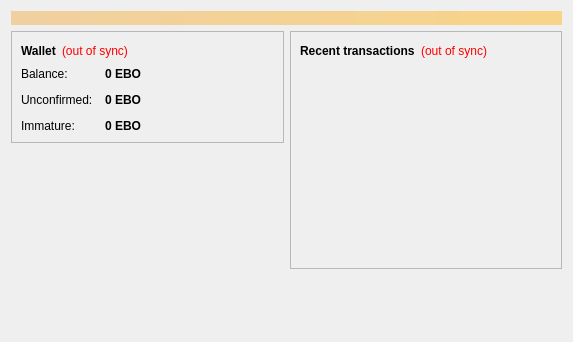
<?xml version="1.0" encoding="UTF-8"?>
<ui version="4.0">
 <class>OverviewPage</class>
 <widget class="QWidget" name="OverviewPage">
  <property name="geometry">
   <rect>
    <x>0</x>
    <y>0</y>
    <width>573</width>
    <height>342</height>
   </rect>
  </property>
  <property name="windowTitle">
   <string>Form</string>
  </property>
  <layout class="QVBoxLayout" name="topLayout">
   <item>
    <widget class="QLabel" name="labelAlerts">
     <property name="visible">
      <bool>false</bool>
     </property>
     <property name="styleSheet">
      <string notr="true">background-color: qlineargradient(x1: 0, y1: 0, x2: 1, y2: 0, stop:0 #F0D0A0, stop:1 #F8D488); color:#000000;</string>
     </property>
     <property name="wordWrap">
      <bool>true</bool>
     </property>
     <property name="margin">
      <number>3</number>
     </property>
    </widget>
   </item>
   <item>
    <layout class="QHBoxLayout" name="horizontalLayout" stretch="1,1">
     <item>
      <layout class="QVBoxLayout" name="verticalLayout_2">
       <item>
        <widget class="QFrame" name="frame">
         <property name="frameShape">
          <enum>QFrame::StyledPanel</enum>
         </property>
         <property name="frameShadow">
          <enum>QFrame::Raised</enum>
         </property>
         <layout class="QVBoxLayout" name="verticalLayout_4">
          <item>
           <layout class="QHBoxLayout" name="horizontalLayout_4">
            <item>
             <widget class="QLabel" name="label_5">
              <property name="font">
               <font>
                <weight>75</weight>
                <bold>true</bold>
               </font>
              </property>
              <property name="text">
               <string>Wallet</string>
              </property>
             </widget>
            </item>
            <item>
             <widget class="QLabel" name="labelWalletStatus">
              <property name="toolTip">
               <string>The displayed information may be out of date. Your wallet automatically synchronizes with the Ebocoin network after a connection is established, but this process has not completed yet.</string>
              </property>
              <property name="styleSheet">
               <string notr="true">QLabel { color: red; }</string>
              </property>
              <property name="text">
               <string notr="true">(out of sync)</string>
              </property>
              <property name="alignment">
               <set>Qt::AlignLeading|Qt::AlignLeft|Qt::AlignVCenter</set>
              </property>
             </widget>
            </item>
            <item>
             <spacer name="horizontalSpacer_2">
              <property name="orientation">
               <enum>Qt::Horizontal</enum>
              </property>
              <property name="sizeHint" stdset="0">
               <size>
                <width>40</width>
                <height>20</height>
               </size>
              </property>
             </spacer>
            </item>
           </layout>
          </item>
          <item>
           <layout class="QFormLayout" name="formLayout_2">
            <property name="fieldGrowthPolicy">
             <enum>QFormLayout::AllNonFixedFieldsGrow</enum>
            </property>
            <property name="horizontalSpacing">
             <number>12</number>
            </property>
            <property name="verticalSpacing">
             <number>12</number>
            </property>
            <item row="0" column="0">
             <widget class="QLabel" name="label">
              <property name="text">
               <string>Balance:</string>
              </property>
             </widget>
            </item>
            <item row="0" column="1">
             <widget class="QLabel" name="labelBalance">
              <property name="font">
               <font>
                <weight>75</weight>
                <bold>true</bold>
               </font>
              </property>
              <property name="cursor">
               <cursorShape>IBeamCursor</cursorShape>
              </property>
              <property name="toolTip">
               <string>Your current balance</string>
              </property>
              <property name="text">
               <string notr="true">0 EBO</string>
              </property>
              <property name="textInteractionFlags">
               <set>Qt::LinksAccessibleByMouse|Qt::TextSelectableByKeyboard|Qt::TextSelectableByMouse</set>
              </property>
             </widget>
            </item>
            <item row="1" column="0">
             <widget class="QLabel" name="label_3">
              <property name="text">
               <string>Unconfirmed:</string>
              </property>
             </widget>
            </item>
            <item row="1" column="1">
             <widget class="QLabel" name="labelUnconfirmed">
              <property name="font">
               <font>
                <weight>75</weight>
                <bold>true</bold>
               </font>
              </property>
              <property name="cursor">
               <cursorShape>IBeamCursor</cursorShape>
              </property>
              <property name="toolTip">
               <string>Total of transactions that have yet to be confirmed, and do not yet count toward the current balance</string>
              </property>
              <property name="text">
               <string notr="true">0 EBO</string>
              </property>
              <property name="textInteractionFlags">
               <set>Qt::LinksAccessibleByMouse|Qt::TextSelectableByKeyboard|Qt::TextSelectableByMouse</set>
              </property>
             </widget>
            </item>
            <item row="2" column="0">
             <widget class="QLabel" name="labelImmatureText">
              <property name="text">
               <string>Immature:</string>
              </property>
             </widget>
            </item>
            <item row="2" column="1">
             <widget class="QLabel" name="labelImmature">
              <property name="font">
               <font>
                <weight>75</weight>
                <bold>true</bold>
               </font>
              </property>
              <property name="toolTip">
               <string>Mined balance that has not yet matured</string>
              </property>
              <property name="text">
               <string notr="true">0 EBO</string>
              </property>
              <property name="textInteractionFlags">
               <set>Qt::LinksAccessibleByMouse|Qt::TextSelectableByKeyboard|Qt::TextSelectableByMouse</set>
              </property>
             </widget>
            </item>
           </layout>
          </item>
         </layout>
        </widget>
       </item>
       <item>
        <spacer name="verticalSpacer">
         <property name="orientation">
          <enum>Qt::Vertical</enum>
         </property>
         <property name="sizeHint" stdset="0">
          <size>
           <width>20</width>
           <height>40</height>
          </size>
         </property>
        </spacer>
       </item>
      </layout>
     </item>
     <item>
      <layout class="QVBoxLayout" name="verticalLayout_3">
       <item>
        <widget class="QFrame" name="frame_2">
         <property name="frameShape">
          <enum>QFrame::StyledPanel</enum>
         </property>
         <property name="frameShadow">
          <enum>QFrame::Raised</enum>
         </property>
         <layout class="QVBoxLayout" name="verticalLayout">
          <item>
           <layout class="QHBoxLayout" name="horizontalLayout_2">
            <item>
             <widget class="QLabel" name="label_4">
              <property name="text">
               <string>&lt;b&gt;Recent transactions&lt;/b&gt;</string>
              </property>
             </widget>
            </item>
            <item>
             <widget class="QLabel" name="labelTransactionsStatus">
              <property name="toolTip">
               <string>The displayed information may be out of date. Your wallet automatically synchronizes with the Ebocoin network after a connection is established, but this process has not completed yet.</string>
              </property>
              <property name="styleSheet">
               <string notr="true">QLabel { color: red; }</string>
              </property>
              <property name="text">
               <string notr="true">(out of sync)</string>
              </property>
              <property name="alignment">
               <set>Qt::AlignRight|Qt::AlignTrailing|Qt::AlignVCenter</set>
              </property>
             </widget>
            </item>
            <item>
             <spacer name="horizontalSpacer">
              <property name="orientation">
               <enum>Qt::Horizontal</enum>
              </property>
              <property name="sizeHint" stdset="0">
               <size>
                <width>40</width>
                <height>20</height>
               </size>
              </property>
             </spacer>
            </item>
           </layout>
          </item>
          <item>
           <widget class="QListView" name="listTransactions">
            <property name="styleSheet">
             <string notr="true">QListView { background: transparent; }</string>
            </property>
            <property name="frameShape">
             <enum>QFrame::NoFrame</enum>
            </property>
            <property name="verticalScrollBarPolicy">
             <enum>Qt::ScrollBarAlwaysOff</enum>
            </property>
            <property name="horizontalScrollBarPolicy">
             <enum>Qt::ScrollBarAlwaysOff</enum>
            </property>
            <property name="selectionMode">
             <enum>QAbstractItemView::NoSelection</enum>
            </property>
           </widget>
          </item>
         </layout>
        </widget>
       </item>
       <item>
        <spacer name="verticalSpacer_2">
         <property name="orientation">
          <enum>Qt::Vertical</enum>
         </property>
         <property name="sizeHint" stdset="0">
          <size>
           <width>20</width>
           <height>40</height>
          </size>
         </property>
        </spacer>
       </item>
      </layout>
     </item>
    </layout>
   </item>
  </layout>
 </widget>
 <resources/>
 <connections/>
</ui>
